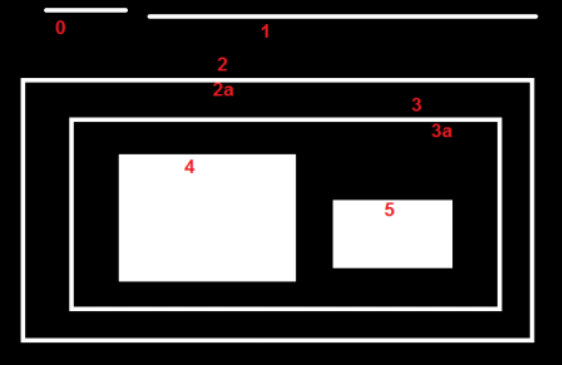
#> input picture 17-OpenCv中的轮廓/5-轮廓的层次结构/test.png, 562 x 365 px
$ python feature.py   (older library calls are emulated)
#> lines starting #> are read from the running program, lines starting #| are printed output that depends on the picture; after the words box and inside, x2 and y2 are one past the last pixel; in counts of white or black regions, pixels touching at a corner belong together
'''
轮廓之间的父子关系
'''

'''
轮廓检索模式
    RETR_LIST:提取所有的轮廓，属于同一级组织轮廓
    RETR_EXTERNAL:返回最外边的轮廓，所有的子轮廓会被忽略
    RETR_CCOMP:返回所有的轮廓并将轮廓分为两级组织结构
    RETR_TREE:返回所有轮廓并创建一个完整的组织结构列表
'''

import cv2

img = cv2.imread('test.png',0)
#> img: shape (365, 562); min 0, max 255, mean 56.4

ret,thresh = cv2.threshold(img,127,255,0)
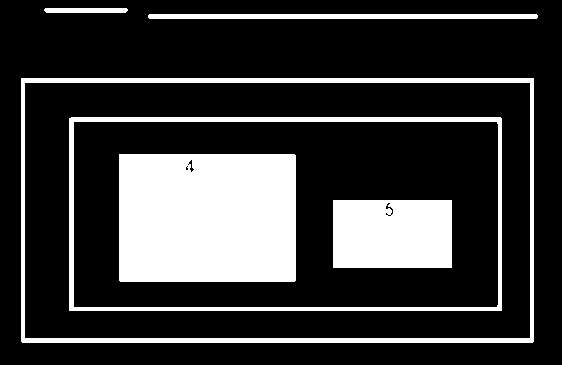
#> thresh: shape (365, 562); 22.3% white; 6 white regions
image,contours,hierarchy = cv2.findContours(thresh,cv2.RETR_LIST,cv2.CHAIN_APPROX_SIMPLE)
#> contours = 15 contours, 5 with area under 20; largest, box (x1, y1, x2, y2) and area: (21, 78, 534, 343) 135167, (24, 82, 531, 339) 129534, (69, 117, 502, 311) 83374, (73, 121, 499, 308) 79043, (119, 154, 296, 282) 22350
print(hierarchy)
#> (printed output is left out)
image,contours,hierarchy = cv2.findContours(thresh,cv2.RETR_EXTERNAL,cv2.CHAIN_APPROX_SIMPLE)
#> contours = 3 contours; box (x1, y1, x2, y2) and area: (21, 78, 534, 343) 135167, (148, 14, 538, 19) 1554, (44, 8, 128, 13) 327
print(hierarchy)
#| [[[ 1 -1 -1 -1]
#|   [ 2  0 -1 -1]
#|   [-1  1 -1 -1]]]
image,contours,hierarchy = cv2.findContours(thresh,cv2.RETR_CCOMP,cv2.CHAIN_APPROX_SIMPLE)
#> contours = 15 contours, 5 with area under 20; largest, box (x1, y1, x2, y2) and area: (21, 78, 534, 343) 135167, (24, 82, 531, 339) 129534, (69, 117, 502, 311) 83374, (73, 121, 499, 308) 79043, (119, 154, 296, 282) 22350
print(hierarchy)
#> (printed output is left out)
image,contours,hierarchy = cv2.findContours(thresh,cv2.RETR_TREE,cv2.CHAIN_APPROX_SIMPLE)
print(hierarchy)
#> (printed output is left out)
